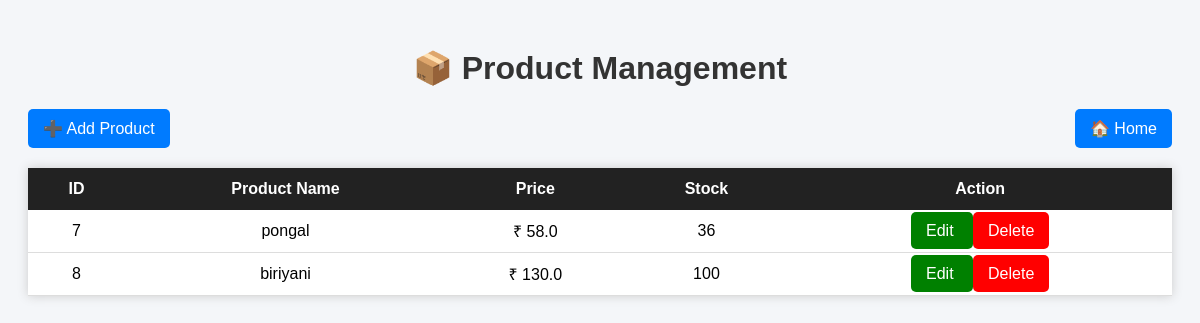
/products, run on an earlier commit of the app's database.
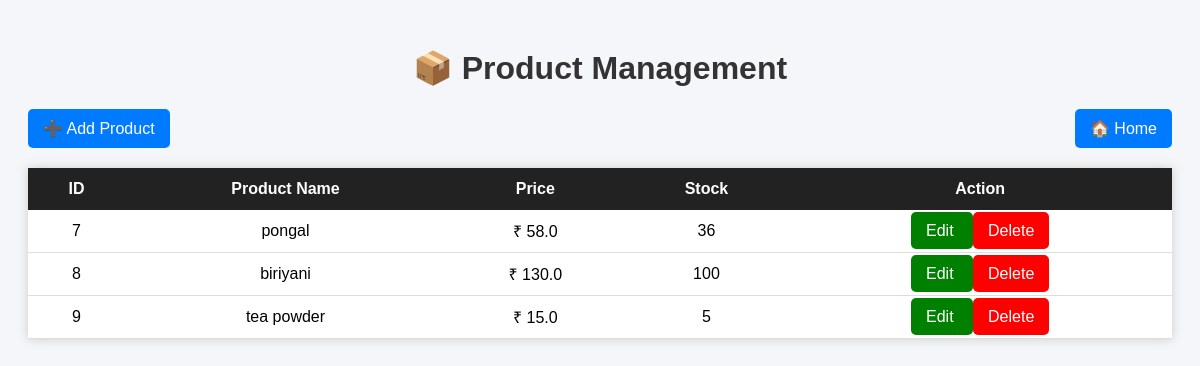
And on a later commit of the database.
### app.py (models this page shows)
class Product(db.Model):
    id = db.Column(db.Integer, primary_key=True)
    product_name = db.Column(db.String(100), nullable=False)
    price = db.Column(db.Float, nullable=False)
    stock = db.Column(db.Integer, nullable=False)

### app.py (the view)
@app.route("/products")
def products():
    all_products = Product.query.all()
    return render_template("products.html", products=all_products)

### templates/products.html (shortened to what this page needs)
<!DOCTYPE html>
<html>
<head>
</head>
<body>
<h1>📦 Product Management</h1>
<div class="top-bar">
    <a href="/add_product">
        ➕ Add Product
    </a>
    <a href="/">
        🏠 Home
    </a>
</div>
<table>
<tr>
    <th>ID</th>
    <th>Product Name</th>
    <th>Price</th>
    <th>Stock</th>
    <th>Action</th>
</tr>
{% for product in products %}
<tr>
    <td>{{ product.id }}</td>
    <td>{{ product.product_name }}</td>
    <td>₹ {{ product.price }}</td>
    <td>{{ product.stock }}</td>
    <td>
        <a class="edit" href="/edit_product/{{ product.id }}">
            Edit
        </a>
        <a class="delete"
           href="/delete_product/{{ product.id }}"
           onclick="return confirm('Delete this product?')">
            Delete
        </a>
    </td>
</tr>
{% endfor %}
</table>
</body>
</html>

What changed in the data, as far as the page shows it:
added Product: id "9", product_name "tea powder", price "15.0", stock "5"
